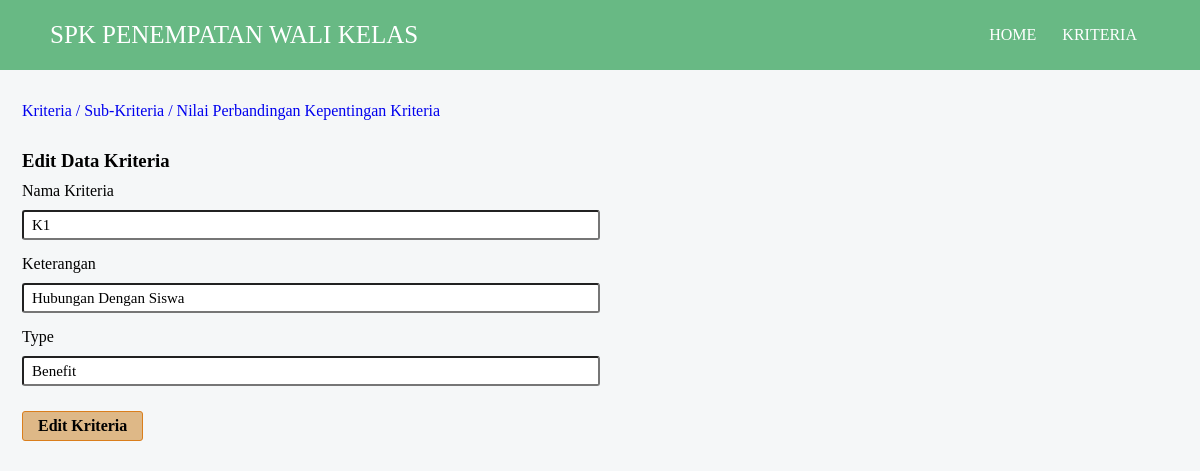
Screenshot of /admin/form-edit-kriteria.php?id_kriteria=2 with the database file from the repository.
### tables this page shows
CREATE TABLE `kriteria` (
  `id_kriteria` int(11) NOT NULL,
  `nama_kriteria` text DEFAULT NULL,
  `keterangan` text NOT NULL,
  `type` text NOT NULL,
  `bobot_prioritas` float NOT NULL
);

### admin/form-edit-kriteria.php (the view, shortened to what this page needs)
<!DOCTYPE html>
<html lang="en">
<head>
    <link rel="stylesheet" href="../style/style.css">
</head>
<body>
<?php
include('../header.php');
?>
    <div class="isi">
        <a href="../admin/kelola-kriteria.php">Kriteria</a>
        <a href="../admin/kelola-subkriteria.php">/ Sub-Kriteria</a>
        <a href="../admin/perbandingan-bobot-kriteria.php">/ Nilai Perbandingan Kepentingan Kriteria</a>
        <h3 class="h3">Edit Data Kriteria</h3>
        <?php
        include('../config.php');
        $result = $mysqli->query("select * from kriteria where id_kriteria = " . $_GET['id_kriteria'] . "");
        while ($row = $result->fetch_assoc()) {
        ?>
            <form role="form" method="post" action="edit-kriteria.php?id_kriteria=<?php echo $_GET['id_kriteria']; ?>">
                <span class="keterangan">Nama Kriteria</span>
                <input type="text" class="tambah" name="tpnama" id="tpnama" value=<?php echo $row['nama_kriteria']; ?>>
                <span class="keterangan">Keterangan</span>
                <input type="text" class="tambah" name="tpketerangan" id="tpketerangan" value="<?php echo $row['keterangan']; ?>">
                <span class="keterangan">Type</span>
                <input type="text" class="tambah" name="tptype" id="tptype" value="<?php echo $row['type']; ?>">
                <button type="submit" class="action_btn" style="
             text-decoration: none;
             color: black;
             border: 1px solid #da7e1c;
             background: #deb887;
             padding: 5px 15px;
             font-weight: bold;
             border-radius: 3px;
             transition: 0.5s ease-in-out;
             font-size: medium;
            ">Edit Kriteria</button>
            </form>
        <?php
        }
        ?>
    </div>
</body>
</html>

### style/style.css (style rules this page uses)
* { margin: 0; padding: 0; font-family: "futura md bt"; text-decoration: none; list-style: none; box-sizing: border-box; }
body { background: #F5F7F8; }
.isi { width: 100%; border: 2px solid transparent; padding: 0 20px; margin-top: 30px; }
.isi a { text-transform: capitalize; transition: 0.2s; }
.h3 { margin-top: 30px; }
.action_btn { display: flex; gap: 3px; margin-top: 20px; }
.tambah { margin-top: 10px; margin-bottom: 5px; width: 50%; height: 30px; font-size: 15px; border-radius: 3px; padding: 5px 8px; }
.keterangan { margin-top: 10px; display: block; }

### rows the page displays
kriteria: tpnama "K1", tpketerangan "Hubungan Dengan Siswa", tptype "Benefit"
